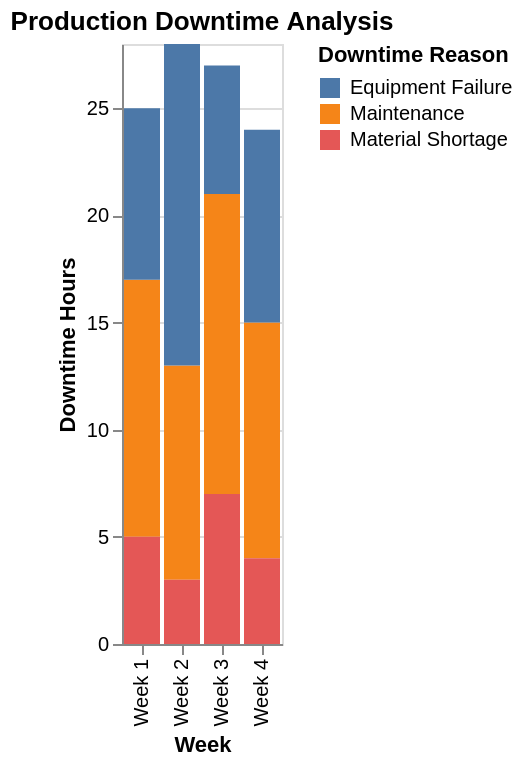

Describe this chart as a Vega-Lite specification.
### Vega-Lite specification from a JSON file in a GitHub repository (floating-point values rounded to 4 significant figures)
{"$schema": "https://vega.github.io/schema/vega-lite/v5.json", "description": "Production downtime analysis", "data": {"values": [{"week": "Week 1", "reason": "Maintenance", "hours": 12}, {"week": "Week 1", "reason": "Equipment Failure", "hours": 8}, {"week": "Week 1", "reason": "Material Shortage", "hours": 5}, {"week": "Week 2", "reason": "Maintenance", "hours": 10}, {"week": "Week 2", "reason": "Equipment Failure", "hours": 15}, {"week": "Week 2", "reason": "Material Shortage", "hours": 3}, {"week": "Week 3", "reason": "Maintenance", "hours": 14}, {"week": "Week 3", "reason": "Equipment Failure", "hours": 6}, {"week": "Week 3", "reason": "Material Shortage", "hours": 7}, {"week": "Week 4", "reason": "Maintenance", "hours": 11}, {"week": "Week 4", "reason": "Equipment Failure", "hours": 9}, {"week": "Week 4", "reason": "Material Shortage", "hours": 4}]}, "mark": "bar", "encoding": {"x": {"field": "week", "type": "ordinal", "axis": {"title": "Week"}}, "y": {"field": "hours", "type": "quantitative", "axis": {"title": "Downtime Hours"}}, "color": {"field": "reason", "type": "nominal", "legend": {"title": "Downtime Reason"}}}, "title": "Production Downtime Analysis"}
